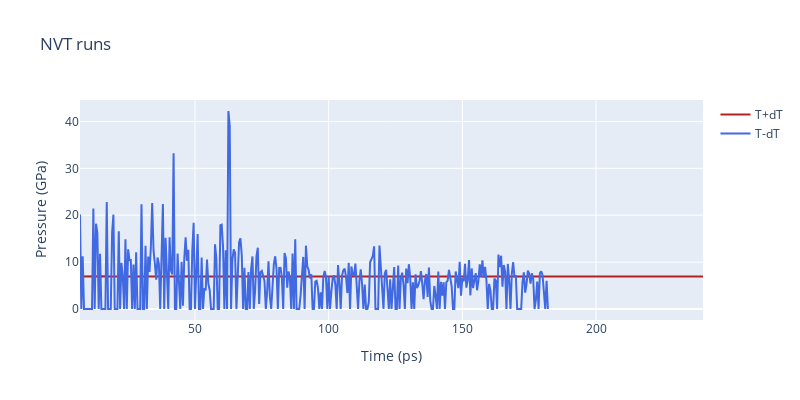
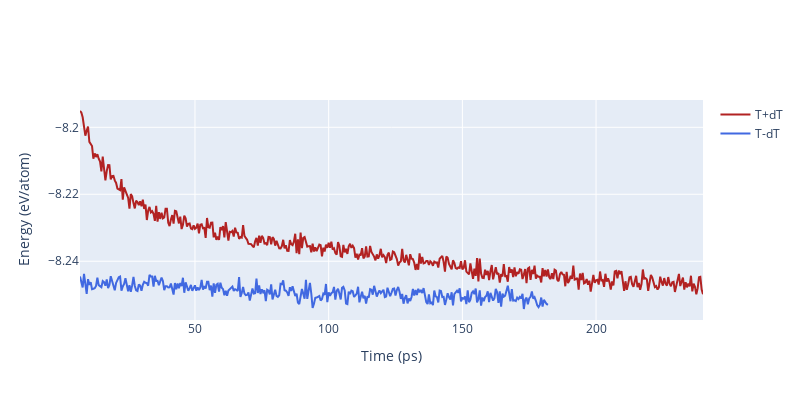

The notebook cell saved with these charts, in order:
### Code cell
vr      = ".94" 
t       = 5100
dT      = 200

tHigh   = t+dT
tLow    = t-dT

# flogThigh = "./offsets/vol-"+vr+"-"+str(tHigh)+"K-log.out"
# flogTlow = "./offsets/vol-"+vr+"-"+str(tLow)+"K-log.out"

# logThigh = lammps_logfile.File(flogThigh)
# logTlow = lammps_logfile.File(flogTlow)

logThigh = lammps_logfile.File("log.out")
logTlow = lammps_logfile.File("log-rst.out")

natoms = 27000

xtag = "Time"
yt1 = "Press"
yt2 = "PotEng"

xx = logThigh.get(xtag)
y1Thigh = 10000*logThigh.get("v_us")/10000
y2Thigh = logThigh.get("PotEng")/natoms

y1Tlow = 10000*logTlow.get("v_us")/10000
y2Tlow = logTlow.get("PotEng")/natoms

fig = go.Figure()
fig.add_trace(go.Scatter(x=xx[10:], y=y1Thigh[10:],mode='lines',name='T+dT',line=dict(color='firebrick', width=2)))
fig.add_trace(go.Scatter(x=xx[10:], y=y1Tlow[10:],mode='lines',name='T-dT',line=dict(color='royalblue', width=2)))
fig.update_layout(title='NVT runs',xaxis_title='Time (ps)',yaxis_title='Pressure (GPa)',width=800, height=400)
fig.show()

fig2 = go.Figure()
fig2.add_trace(go.Scatter(x=xx[10:], y=y2Thigh[10:], mode='lines',name='T+dT',line=dict(color='firebrick', width=2)))
fig2.add_trace(go.Scatter(x=xx[10:], y=y2Tlow[10:],mode='lines',name='T-dT',line=dict(color='royalblue', width=2)))
fig2.update_layout(xaxis_title='Time (ps)',yaxis_title='Energy (eV/atom)',width=800, height=400)
fig2.show()

### Figure 1 — Plotly figure (JSON) as saved in the notebook; plotly's stock layout.template omitted (floating-point values rounded to 4 significant figures; data arrays with more than 128 entries replaced by an {"elided": "..."} marker saying what was removed)
{"data": [{"line": {"color": "firebrick", "width": 2}, "mode": "lines", "name": "T+dT", "type": "scatter", "x": {"elided": "467 float values"}, "y": {"elided": "467 float values"}}, {"line": {"color": "royalblue", "width": 2}, "mode": "lines", "name": "T-dT", "type": "scatter", "x": {"elided": "467 float values"}, "y": {"elided": "351 float values"}}], "layout": {"height": 400, "title": {"text": "NVT runs"}, "width": 800, "xaxis": {"autorange": true, "range": [7, 240], "title": {"text": "Time (ps)"}, "type": "linear"}, "yaxis": {"autorange": true, "range": [-2.346, 44.57], "title": {"text": "Pressure (GPa)"}, "type": "linear"}}}

### Figure 2 — Plotly figure (JSON) as saved in the notebook; plotly's stock layout.template omitted (floating-point values rounded to 4 significant figures; data arrays with more than 128 entries replaced by an {"elided": "..."} marker saying what was removed)
{"data": [{"line": {"color": "firebrick", "width": 2}, "mode": "lines", "name": "T+dT", "type": "scatter", "x": {"elided": "467 float values"}, "y": {"elided": "467 float values"}}, {"line": {"color": "royalblue", "width": 2}, "mode": "lines", "name": "T-dT", "type": "scatter", "x": {"elided": "467 float values"}, "y": {"elided": "351 float values"}}], "layout": {"height": 400, "width": 800, "xaxis": {"autorange": true, "range": [7, 240], "title": {"text": "Time (ps)"}, "type": "linear"}, "yaxis": {"autorange": true, "range": [-8.258, -8.192], "title": {"text": "Energy (eV/atom)"}, "type": "linear"}}}
